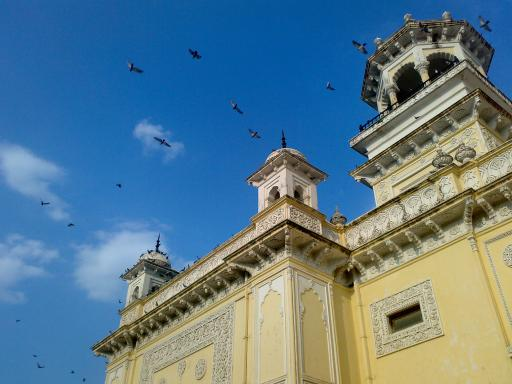
#> input picture data/home.jpg, 512 x 384 px
$ jupyter execute --allow-errors '4.10.3 直方图-3：二维直方图.ipynb'
#> lines starting #> are read from the running program, lines starting #| are printed output that depends on the picture
# 直方图-3：二维直方图

### 目标

在本章中，我们将学习查找和绘制2D直方图。这将在以后的章节中有所帮助。

### 介绍

在第一篇文章中，我们计算并绘制了一维直方图。 之所以称为一维，是因为我们仅考虑一个特征，即像素的灰度强度值。 但是在二维直方图中，您要考虑两个特征。 通常，它用于查找颜色直方图，其中两个特征是每个像素的色相和饱和度值。

已经有一个python示例（samples / python / color_histogram.py）用于查找颜色直方图。 我们将尝试了解如何创建这种颜色直方图，这对于理解诸如直方图反向投影之类的更多主题将很有用。

### OpenCV中的二维直方图

它非常简单，并且使用相同的函数**cv.calcHist**()进行计算。 对于颜色直方图，我们需要将图像从BGR转换为HSV。（请记住，对于一维直方图，我们从BGR转换为灰度）。对于二维直方图，其参数将进行如下修改：

- **channel = [0,1]**，*因为我们需要同时处理H和S平面。*
- **bins = [180,256]** *对于H平面为180，对于S平面为256。*
- **range = [0,180,0,256]** *色相值介于0和180之间，饱和度介于0和256之间。*

现在检查以下代码：

[cell 1]
import numpy as np
import cv2 as cv
from matplotlib import pyplot as plt

img = cv.imread('data/home.jpg')
#> img is the input picture: shape (384, 512, 3); mean B, G, R 141.2, 123.9, 91.6
hsv = cv.cvtColor(img,cv.COLOR_BGR2HSV)
#> hsv: shape (384, 512, 3); mean H, S, V 68.6, 145.7, 162.9
hist = cv.calcHist([hsv], [0, 1], None, [180, 256], [0, 180, 0, 256])
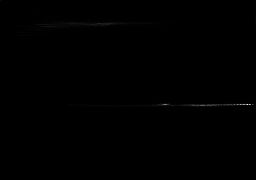
#> hist: shape (180, 256) float32; min 0, max 2776, mean 4.3; drawn with min black and max white

plt.imshow(hist, 'gray')

plt.show()

就是这样。

### Numpy中的二维直方图

Numpy还为此提供了一个特定的函数:**np.histogram2d**()。(记住，对于一维直方图我们使用了**np.histogram**())。

[cell 2]
import numpy as np
import cv2 as cv
from matplotlib import pyplot as plt

img = cv.imread('data/home.jpg')
hsv = cv.cvtColor(img,cv.COLOR_BGR2HSV)

h, s, v = cv.split(hsv)
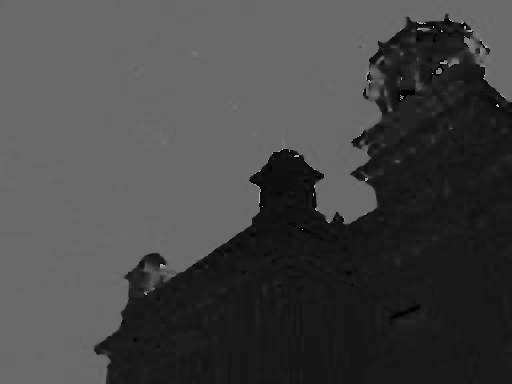
#> h: shape (384, 512); min 0, max 179, mean 68.6
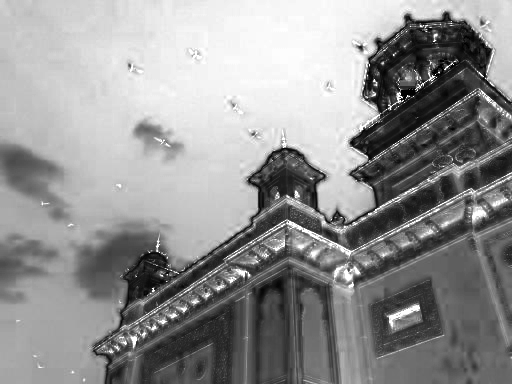
#> s: shape (384, 512); min 0, max 255, mean 145.7
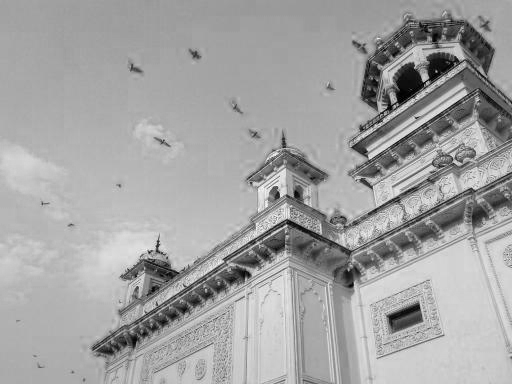
#> v: shape (384, 512); min 0, max 255, mean 162.9

hist, xbins, ybins = np.histogram2d(h.ravel(),s.ravel(),[180,256],[[0,180],[0,256]])
#> xbins = 181 values from 0 to 180; ybins = 257 values from 0 to 256

plt.imshow(hist, 'gray')

plt.show()

第一个参数是H平面，第二个是S平面，第三个是每个箱子的数量，第四个是它们的范围。

现在我们可以检查如何绘制这个颜色直方图。

### 绘制二维直方图
#### 方法1：使用 cv.imshow()

我们得到的结果是尺寸为`80x256`的二维数组。因此，可以使用**cv.imshow**()函数像平常一样显示它们。它将是一幅灰度图像，除非您知道不同颜色的色相值，否则不会对其中的颜色有太多了解。

#### 方法2：使用Matplotlib
我们可以使用matplotlib.pyplot.imshow()函数绘制具有不同颜色图的2D直方图。它使我们对不同的像素密度有了更好的了解。但是，除非您知道不同颜色的色相值，否则乍一看并不能使我们知道到底是什么颜色。我还是更喜欢这种方法。它简单而更好。

> **注意**
使用此功能时，请记住，插值法应采用最近邻以获得更好的结果。

考虑下面的代码：

[cell 3]
import numpy as np
import cv2 as cv
from matplotlib import pyplot as plt

img = cv.imread('data/home.jpg')
hsv = cv.cvtColor(img,cv.COLOR_BGR2HSV)
hist = cv.calcHist( [hsv], [0, 1], None, [180, 256], [0, 180, 0, 256] )

plt.figure(figsize=(12, 6))

plt.subplot(121),plt.imshow(cv.cvtColor(img, cv.COLOR_BGR2RGB)),plt.title('Original')
plt.xticks([]), plt.yticks([])
plt.subplot(122),plt.imshow(hist,'gray', interpolation = 'nearest'),plt.title('Nearest')

plt.show()
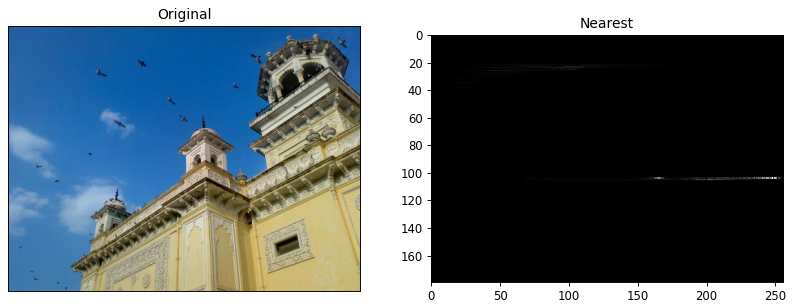
#> figure drawn by matplotlib, 2 panels

上面是输入图像及其颜色直方图。X轴显示S值，Y轴显示色相。

在直方图中，您可以在H = 100和S = 200附近看到一些较高的值。它对应于天空的蓝色。同样，在H = 25和S = 100附近可以看到另一个峰值。它对应于宫殿的黄色。您可以使用GIMP等任何图像编辑工具进行验证。

#### 方法3：OpenCV示例样式

OpenCV-Python2示例中有一个颜色直方图的示例代码(samples / python / color_histogram.py)。如果运行代码，则可以看到直方图也显示了相应的颜色。或者简单地，它输出颜色编码的直方图。其结果非常好（尽管您需要添加额外的线束）。

在该代码中，作者在HSV中创建了一个颜色图。然后将其转换为BGR。将所得的直方图图像与此颜色图相乘。他还使用一些预处理步骤来删除小的孤立像素，从而获得良好的直方图。

[cell 4]
import numpy as np
import cv2 as cv
from matplotlib import pyplot as plt

hsv_map = np.zeros((180, 256, 3), np.uint8)
h, s = np.indices(hsv_map.shape[:2])
hsv_map[:,:,0] = h
hsv_map[:,:,1] = s
hsv_map[:,:,2] = 255
hsv_map = cv.cvtColor(hsv_map, cv.COLOR_HSV2BGR)
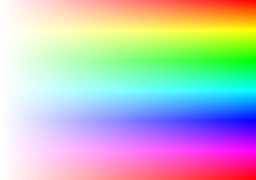
#> hsv_map: shape (180, 256, 3); mean B, G, R 190.8, 190.8, 190.9

img = cv.imread('data/home1.jpg')

#> (the rest of this cell did not finish here and is left out)
